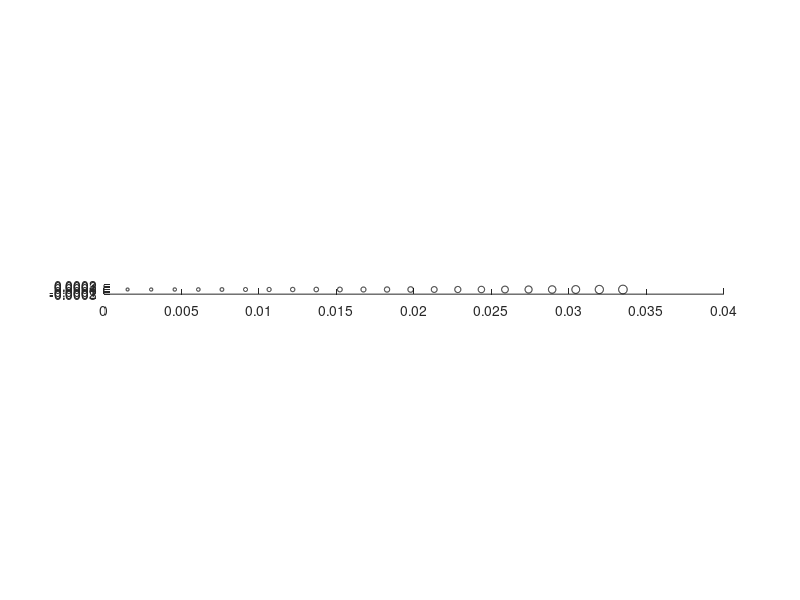

Here is the MATLAB script that generated this plot: (Note: this script raises an error after producing the figure.)
% RUN_eigenmodes.m
%
% Computes the resonant frequencies and associated eigenmodes for an array
% of N resonators in two dimensions.
%
%%%%%%%%%%%%%%%%%%%%%%%%%%%%%%%%%%%%
%
% Davies, B
%
% 2019
%
%%%%%%%%%%%%%%%%%%%%%%%%%%%%%%%%%%%%
clear all, close all

%% Define parameters

L = 35e-3;              % length of cochlea
N = 22;                 % number of resonators
L_end = L;

s = 1.05;
a = 0.0001;

for i = 1:N
    R(i) = a*s^(i-1);
end

%%% Material parameters
rho0 = 1e3;                 % density of water
kappa0 = 2e9;               % bulk modulus of water
v = sqrt(kappa0/rho0);      % speed of sound in water

rho_b = 1.2;                % density of resonators/air
kappa_b = 1e5;              % bulk modulus of resonators/air
v_b = sqrt(kappa_b/rho_b);  % speed of sound in air

% High contrast parameter \delta
delta=rho_b/rho0;

% Define the position of the centres of the resonators
cx = linspace(0,L,N+2);
cx = cx(2:end-1);
cy = zeros(1,N);

% Maximum order for multipole expansion (n = -N_multi, ..., -2, -1, 0, +1,
% +2, ..., +N_multi)
% If we use higher order, then accuracy improves. Usually 3 is sufficient.
N_multi = 3;

%%% Plot the geometry
figure, hold on
t = linspace(0,2*pi);
for n = 1:length(R)
    plot(cx(n)+R(n)*cos(t), cy(n)+R(n)*sin(t),'k')
end
daspect([1 1 1])
hold off


%% Compute initial guesses for the resonances
%
% Define function f : f gives minimum of eigenvalues of the operator A
% MakeA : gives a matrix approximation for the operator A

f= @(z) min(eig((MakeA(R,z,rho0,rho_b,kappa0,kappa_b,delta,N_multi,cx,cy))));

x = linspace(1, 2*pi*22000, 200);
init = [];
y = zeros(1, length(x));
for i = 1:length(x)
    y(i) = abs(f(x(i)));
end
for i = 2:length(x)-1
    if y(i)<y(i-1) & y(i)<y(i+1) & (isempty(init) || min(abs(init-x(i)*ones(1,length(init)))) > 1e0)
        init = [init x(i)];
    end
end

if length(init) < length(R)
    disp('WARNING: fewer than N initial guesses created')
end

init = sort(init);

%% Use Muller's method to find the resonances

distTol = 5e-5; fTol = 1e-5; iterMax = 10;
resonances = [];
n = 1;
for initGuess = init
        
    z0 = initGuess;
    z1 = initGuess - 1i;
    z2 = initGuess - 2i;
    
    res = MullersMethod(f, z0, z1, z2, iterMax, distTol, fTol);
    if isempty(resonances) || min(abs(resonances-res*ones(1,length(resonances)))) > 1e0
       fprintf(['Resonant frequency #', num2str(n), ' :   %.8f %.8fi (%.0f Hz) \n'], real(res), imag(res), real(res)/2/pi)
       resonances = [resonances res];
       n = n + 1;
    end
end

figure
scatter(real(resonances), imag(resonances), 'x')

%% Computing eigenmodes along x2 axis
figure
Vol = pi*R.^2;
N_res = length(resonances);

% Grid for field
gridN = max(N*10+1,50);         
gridMinX1 = -0.03+R(1);
gridMinX1 = 0;
gridMaxX1 = cx(end)+R(end)+0.03;
g1 = linspace(gridMinX1, gridMaxX1, gridN);
g2 = 0;

[ g1, g2 ] = meshgrid(g1, g2);
gridPoints = [g1(:) g2(:)]';

gridPointsN = length(gridPoints);

u_store = zeros(gridPointsN,N);
ub_store = zeros(gridPointsN,N);
vals_store = zeros(N,N);
source_delta = zeros(N,1);

for m = 1:N_res
omega = resonances(m);
k = omega/v;                          % assumed v = 1
kb = omega/v_b;                         % assumed v_b = 1

A = MakeA(R,omega,rho0,rho_b,kappa0,kappa_b,delta,N_multi,cx,cy);
[V, D] = eig(A);
[~,permutation] = sort(diag(D));
D=D(permutation,permutation);V = V(:,permutation);

phi = [];
psi = [];
N_terms = 2*N_multi+1;

for i = 1:N
    phi = [phi, V((i-1)*14+1:i*14-7,1)];
    psi = [psi, V((i-1)*14+8:i*14,1)];
end

% Calculate field
green = @(k,x,y) -1i/4*besselh(0,1,k*sqrt(x.^2+y.^2));

u = zeros(gridPointsN, 1);
u_b = zeros(gridPointsN, 2);

parfor j = 1:gridPointsN
    gridPoint = gridPoints(:, j);
    
    % Determine whether we are inside or outside the domains
    I = (gridPoint(1)*ones(1,length(cx))-cx).^2 + (gridPoint(2)*ones(1,length(cy))).^2  <= R.^2 ;
    if sum( I ) > 0
        S = 0;
        I = find(I);
        fun1 = @(t) green(kb, gridPoint(1)-cx(I)-R(I).*cos(t), gridPoint(2)-cy(I)-R(I).*sin(t)).*...
            (exp(-3i*t)*phi(1,I)+exp(-2i*t)*phi(2,I)+exp(-1i*t)*phi(3,I)+phi(4,I)+exp(1i*t)*phi(5,I)+exp(2i*t)*phi(6,I)+exp(3i*t)*phi(7,I));
        S = integral(fun1, -pi, pi);
        u(j) = S;
        u_b(j,:) = [S, I];     % stores the values that are in the bubbles
    else
        S = 0;
        for i = 1:N
            fun2 = @(t) green(k, gridPoint(1)-cx(i)-R(i).*cos(t), gridPoint(2)-cy(i)-R(i).*sin(t)).*...
                (exp(-3i*t)*psi(1,i)+exp(-2i*t)*psi(2,i)+exp(-1i*t)*psi(3,i)+psi(4,i)+exp(1i*t)*psi(5,i)+exp(2i*t)*psi(6,i)+exp(3i*t)*psi(7,i));
            S = S + integral(fun2, -pi, pi);
        end
        u(j) = S;
        index(j) = 1;
    end
end



subplot(8,3,m+2)
plot(g1,real(u),'k')
hold on
plot([g1(1),g1(end)],[0,0],'k:')
xlim([-0.01,0.045])
ylim(max(abs(ylim)).*[-1 1])
box off
set(gca,'visible','off')
text(0.038,0.5*max(abs(ylim)), [num2str(real(resonances(m)/2/pi),'%.0f'),' Hz'],'interpreter','latex')

end


subplot(10,3,[1.2,2])
scatter(real(resonances)*10^-3/2/pi,imag(resonances)*10^-3/2/pi,'kx')
x = xlabel('Re $\omega/2\pi$ ($\times 10^3$)','interpreter','latex');
ylabel('Im $\omega/2\pi$ ($\times 10^3$)','interpreter','latex')
set(gca, 'XAxisLocation', 'top')
set(gca, 'ticklabelinterpreter','latex')
